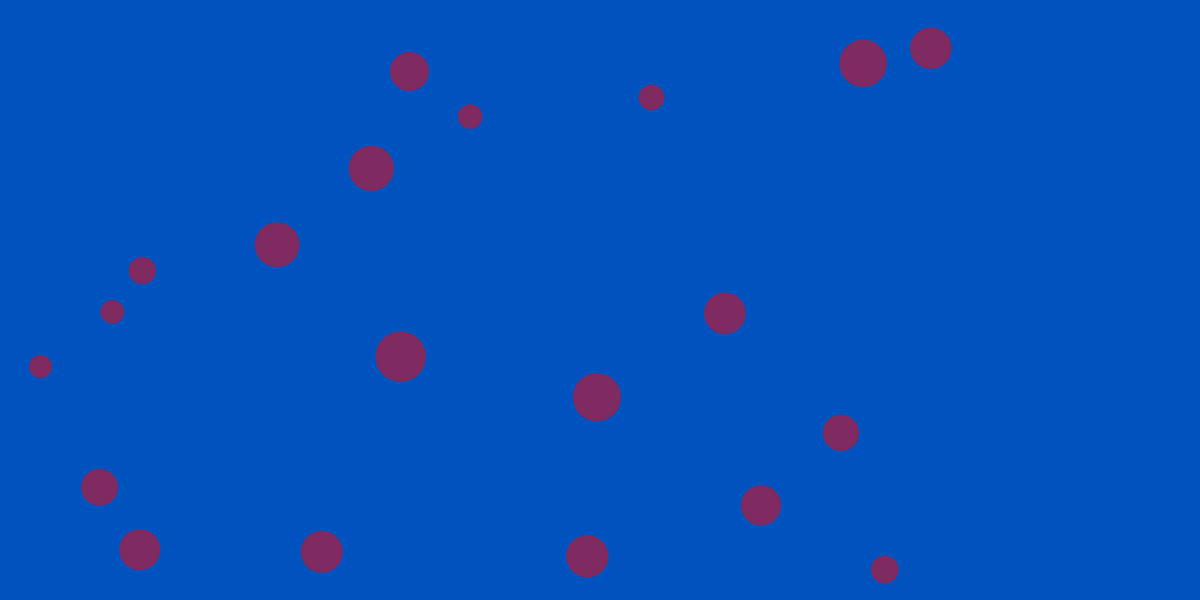
Frame 1 (no input)
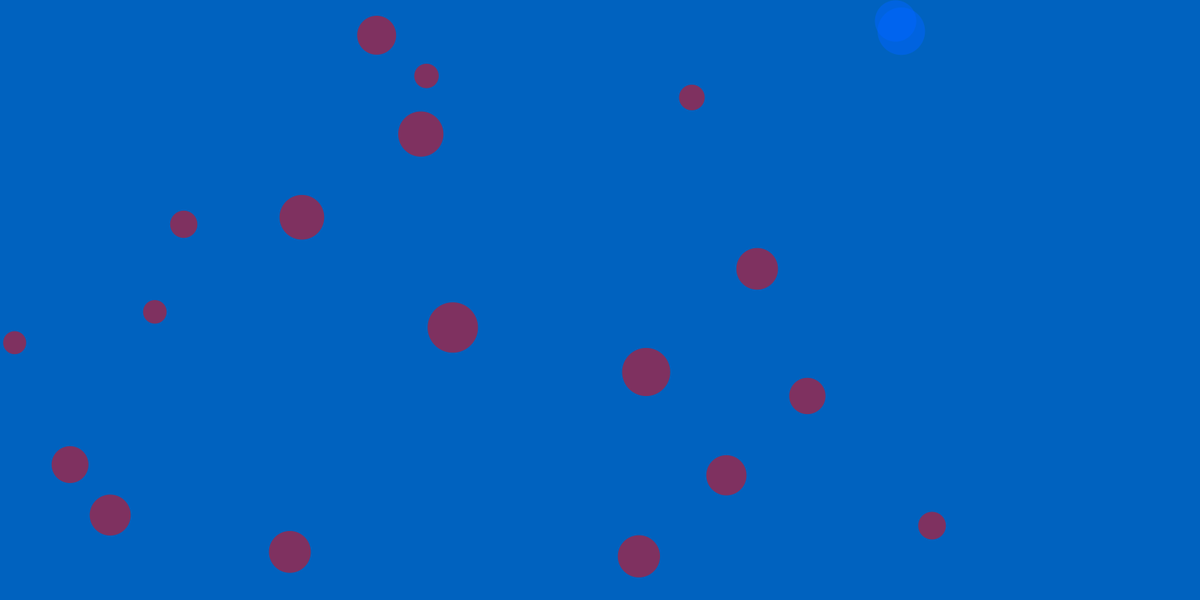
Frame 60 (the mouse pressed at the canvas centre just before this capture)
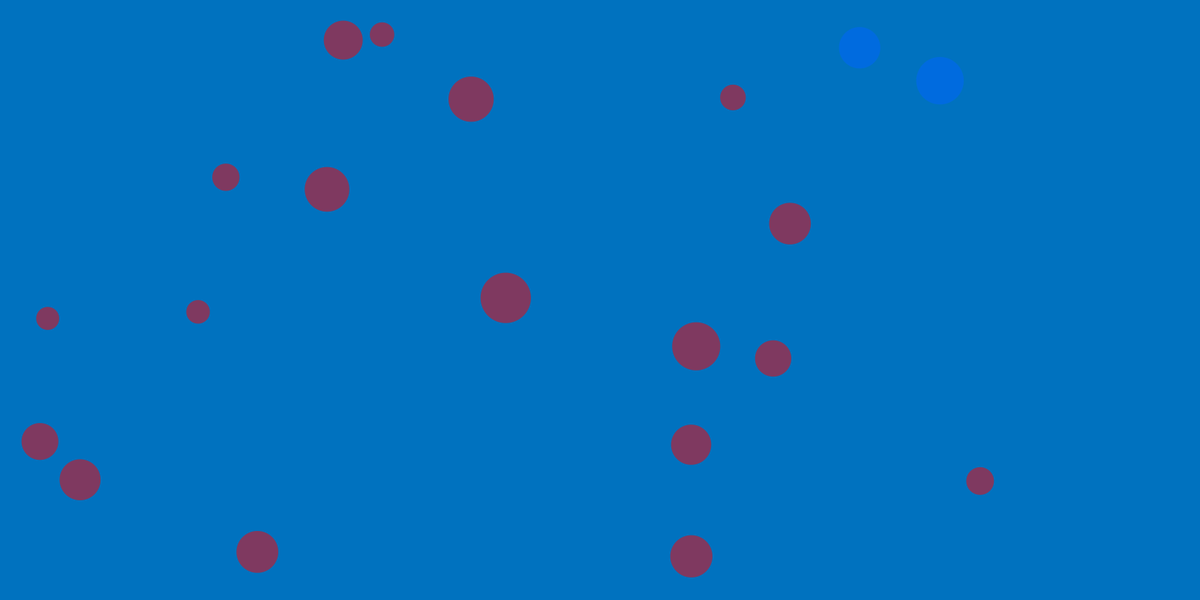
Frame 120 (the mouse held since frame 60 and released just before this capture)

The Processing sketch that drew these frames (run headless with seeded random() and noise(); from frame 60 on, the mouse is pressed at the canvas centre):

// Processing sketch: BigCircleTouch_biggerRedtoBlue_LooktoExpand
// ── BigCircleTouch_biggerRedtoBlue_LooktoExpand.pde
//Make it so that once every color has changed over, it resets and changes on overlapping from there


Circles [] roundOne = new Circles[20];

void setup(){
  size(1600,800);

for (int i = 0; i < roundOne.length; i++) {
  //float d = (i+1)*10;
  //float d = random (20,50);
  //float d = 10;
  float d = random(30,70);
  float x = random(0+(d/2),(width-(d/2)));
  float y = random(0+(d/2),(height-(d/2)));
  boolean tester = false;
  //float xspeed = random (.5,1.2);
  //float yspeed = random (.5,1.2);
  roundOne[i] = new Circles(x,y,d);
  colorMode(HSB,100);
  
}
}






void draw() {
  roundOne[0].colorBack();
  
  //background(0);
  //float maker = 40;
  //fill(maker, 100, 100, 75);
  for (int i = 0; i < roundOne.length; i++) {
    
    boolean tester = false;
            for(int j = 0; j < roundOne.length; j++) {
              if  ( (i != j) && (roundOne[i].touching(roundOne[j]))  ) {
              tester = true;}
            }
  if (tester) {
    roundOne[i].changeRGB();
    //maker = 60; 
    //fill(maker, 100, 100,75);
    }
  else {
    //roundOne[i].normRGB(40);
    roundOne[i].normRGB();
    //maker = 40;
    //fill(maker,100, 100, 75);
  }

roundOne[i].display();
roundOne[i].move();
roundOne[i].checkEdges();

}

//roundOne[0].x = mouseX;
//roundOne[0].y = mouseY;

}
// ── sketchy.pde

//add random color change when touching that stays once they stop touching
//make the color change slowly switch and switch back when touching/not touching


class Circles {
  float x; 
  float y; 
  float d;
  float cirColor;
  float xspeed;
  float yspeed;
  float hueX;
  float hueY; 
  float ballX;
  float ballY;
  float hueAt;
  float switcherX;
  float switcherY;
  float coinFlipX;
  float coinFlipY;  
  
  Circles(float x ,float y,float d){  
  this.x = x; 
  this.y = y; 
  this.d = d;
  coinFlipX = 1;
  this.switcherX = random (0,2);
  this.switcherY = random (0,2);
  if (this.switcherX <= 1){
    coinFlipX = -1;
  }
  if (this.switcherY <= 1){
    coinFlipY = -1;
  }
  this.xspeed = coinFlipX * random (.5,1.2);
  this.yspeed = coinFlipY * random (.5,1.2);
  } 
  
  boolean touching (Circles other) {
    float dtest = dist(this.x,this.y,other.x, other.y);
    if (dtest < (    (this.d/2) + (other.d/2)   )   ) {
       return true;}
    else {
     return false;}
  }
  
  void changeRGB() {
    //fill(random(0,100),100,100,75);
    //this.hueAt = random(0,100);
    this.hueAt = 60;
    fill(this.hueAt,100,100,50);
  }
  
  void normRGB(float changeLook) {
    fill(changeLook,100,100,45);
  }
    void normRGB() {
    //fill(changeLook,100,100,45);
    fill(this.hueAt,100,100,50);
  }

  void display() {
    stroke(255);
    strokeWeight(5);
    ellipse(x, y, d, d);
  }
  
  void move() {
    //this.x = this.x + random(-2,2);
    //this.y = this.y + random(-2,2);
    
    this.x= this.x + this.xspeed;
    this.y= this.y + this.yspeed;
  }
  
  void checkEdges () {
  //if (x < (d/2) || x >        ) {
  if (x + (d/2) > width || x-(d/2) < 0) {
    xspeed = xspeed * -1;
  }
  if (y + (d/2) > height || y-(d/2) < 0) {
    yspeed = yspeed * -1;
  }
}
void colorBack () {
  hueX = x * 100 / width ;
  hueY = y * 100 / height; 
  background (((hueX/2) + (hueY/2)), 100, 75);
}
void colorBall () {
  ballX = x * 100 / width ;
  ballY = y * 100 / height; 
  fill ((100-((ballX/2) + (ballY/2))), 100, 100);; 
}
}
